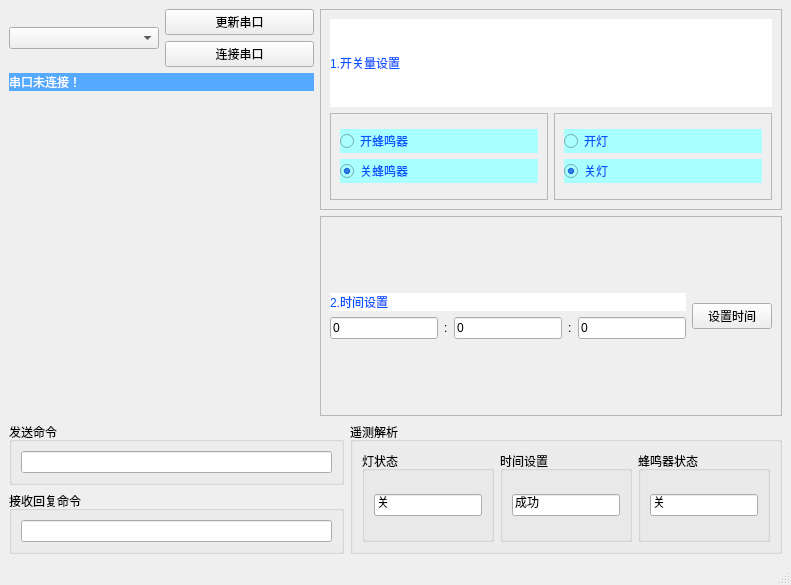
<?xml version="1.0" encoding="UTF-8"?>
<ui version="4.0">
 <class>contorlor</class>
 <widget class="QMainWindow" name="contorlor">
  <property name="geometry">
   <rect>
    <x>0</x>
    <y>0</y>
    <width>791</width>
    <height>585</height>
   </rect>
  </property>
  <property name="windowTitle">
   <string>contorlor</string>
  </property>
  <widget class="QWidget" name="centralwidget">
   <layout class="QHBoxLayout" name="horizontalLayout_6">
    <item>
     <layout class="QGridLayout" name="gridLayout_5">
      <item row="0" column="0" colspan="2">
       <layout class="QVBoxLayout" name="verticalLayout_7">
        <item>
         <layout class="QHBoxLayout" name="horizontalLayout_3">
          <item>
           <widget class="QComboBox" name="comboBox_serialList"/>
          </item>
          <item>
           <layout class="QVBoxLayout" name="verticalLayout_6">
            <item>
             <widget class="QPushButton" name="pushButton_refershSerial">
              <property name="text">
               <string>更新串口</string>
              </property>
             </widget>
            </item>
            <item>
             <widget class="QPushButton" name="pushButton_connectSerial">
              <property name="text">
               <string>连接串口</string>
              </property>
             </widget>
            </item>
           </layout>
          </item>
         </layout>
        </item>
        <item>
         <widget class="QLabel" name="label_connectStatus">
          <property name="styleSheet">
           <string notr="true">font: 14pt &quot;黑体&quot;;
background-color: rgb(85, 170, 255);
color: rgb(255, 255, 255);</string>
          </property>
          <property name="text">
           <string>串口未连接！</string>
          </property>
         </widget>
        </item>
       </layout>
      </item>
      <item row="0" column="2" rowspan="2">
       <layout class="QVBoxLayout" name="verticalLayout_5">
        <item>
         <widget class="QFrame" name="frame_2">
          <property name="frameShape">
           <enum>QFrame::StyledPanel</enum>
          </property>
          <property name="frameShadow">
           <enum>QFrame::Raised</enum>
          </property>
          <layout class="QGridLayout" name="gridLayout_4">
           <item row="0" column="0">
            <layout class="QVBoxLayout" name="verticalLayout_4">
             <item>
              <widget class="QLabel" name="label_4">
               <property name="styleSheet">
                <string notr="true">font: 16pt &quot;幼圆&quot;;
background-color: rgb(255, 255, 255);
color: rgb(0, 85, 255);</string>
               </property>
               <property name="text">
                <string>1.开关量设置</string>
               </property>
              </widget>
             </item>
             <item>
              <layout class="QHBoxLayout" name="horizontalLayout">
               <item>
                <widget class="QFrame" name="frame_led_2">
                 <property name="frameShape">
                  <enum>QFrame::StyledPanel</enum>
                 </property>
                 <property name="frameShadow">
                  <enum>QFrame::Raised</enum>
                 </property>
                 <layout class="QGridLayout" name="gridLayout_2">
                  <item row="0" column="0">
                   <layout class="QVBoxLayout" name="verticalLayout_2">
                    <item>
                     <widget class="QRadioButton" name="radioButton_beepon">
                      <property name="styleSheet">
                       <string notr="true">font: 16pt &quot;幼圆&quot;;
background-color: rgb(170, 255, 255);
color: rgb(0, 85, 255);</string>
                      </property>
                      <property name="text">
                       <string>开蜂鸣器</string>
                      </property>
                     </widget>
                    </item>
                    <item>
                     <widget class="QRadioButton" name="radioButton_beepoff">
                      <property name="styleSheet">
                       <string notr="true">font: 16pt &quot;幼圆&quot;;
background-color: rgb(170, 255, 255);
color: rgb(0, 85, 255);</string>
                      </property>
                      <property name="text">
                       <string>关蜂鸣器</string>
                      </property>
                      <property name="checked">
                       <bool>true</bool>
                      </property>
                     </widget>
                    </item>
                   </layout>
                  </item>
                 </layout>
                </widget>
               </item>
               <item>
                <widget class="QFrame" name="frame_led">
                 <property name="frameShape">
                  <enum>QFrame::StyledPanel</enum>
                 </property>
                 <property name="frameShadow">
                  <enum>QFrame::Raised</enum>
                 </property>
                 <layout class="QGridLayout" name="gridLayout">
                  <item row="0" column="0">
                   <layout class="QVBoxLayout" name="verticalLayout">
                    <item>
                     <widget class="QRadioButton" name="radioButton_ledon">
                      <property name="styleSheet">
                       <string notr="true">font: 16pt &quot;幼圆&quot;;
background-color: rgb(170, 255, 255);
color: rgb(0, 85, 255);</string>
                      </property>
                      <property name="text">
                       <string>开灯</string>
                      </property>
                     </widget>
                    </item>
                    <item>
                     <widget class="QRadioButton" name="radioButton_ledoff">
                      <property name="styleSheet">
                       <string notr="true">font: 16pt &quot;幼圆&quot;;
background-color: rgb(170, 255, 255);
color: rgb(0, 85, 255);</string>
                      </property>
                      <property name="text">
                       <string>关灯</string>
                      </property>
                      <property name="checked">
                       <bool>true</bool>
                      </property>
                     </widget>
                    </item>
                   </layout>
                  </item>
                 </layout>
                </widget>
               </item>
              </layout>
             </item>
            </layout>
           </item>
          </layout>
         </widget>
        </item>
        <item>
         <widget class="QFrame" name="frame">
          <property name="frameShape">
           <enum>QFrame::StyledPanel</enum>
          </property>
          <property name="frameShadow">
           <enum>QFrame::Raised</enum>
          </property>
          <layout class="QGridLayout" name="gridLayout_3">
           <item row="0" column="0">
            <layout class="QVBoxLayout" name="verticalLayout_3">
             <item>
              <widget class="QLabel" name="label_3">
               <property name="styleSheet">
                <string notr="true">font: 16pt &quot;幼圆&quot;;
background-color: rgb(255, 255, 255);
color: rgb(0, 85, 255);</string>
               </property>
               <property name="text">
                <string>2.时间设置</string>
               </property>
              </widget>
             </item>
             <item>
              <layout class="QHBoxLayout" name="horizontalLayout_2">
               <item>
                <widget class="QLineEdit" name="lineEdit_hh">
                 <property name="text">
                  <string>0</string>
                 </property>
                </widget>
               </item>
               <item>
                <widget class="QLabel" name="label">
                 <property name="styleSheet">
                  <string notr="true">font: 12pt &quot;Consolas&quot;;
color: rgb(0, 0, 0);</string>
                 </property>
                 <property name="text">
                  <string>:</string>
                 </property>
                </widget>
               </item>
               <item>
                <widget class="QLineEdit" name="lineEdit_mm">
                 <property name="text">
                  <string>0</string>
                 </property>
                </widget>
               </item>
               <item>
                <widget class="QLabel" name="label_2">
                 <property name="styleSheet">
                  <string notr="true">font: 12pt &quot;Consolas&quot;;
color: rgb(0, 0, 0);</string>
                 </property>
                 <property name="text">
                  <string>:</string>
                 </property>
                </widget>
               </item>
               <item>
                <widget class="QLineEdit" name="lineEdit_ss">
                 <property name="text">
                  <string>0</string>
                 </property>
                </widget>
               </item>
              </layout>
             </item>
            </layout>
           </item>
           <item row="0" column="1">
            <widget class="QPushButton" name="pushButton_setTime">
             <property name="text">
              <string>设置时间</string>
             </property>
            </widget>
           </item>
          </layout>
         </widget>
        </item>
       </layout>
      </item>
      <item row="1" column="0">
       <spacer name="verticalSpacer">
        <property name="orientation">
         <enum>Qt::Vertical</enum>
        </property>
        <property name="sizeHint" stdset="0">
         <size>
          <width>20</width>
          <height>178</height>
         </size>
        </property>
       </spacer>
      </item>
      <item row="1" column="1">
       <spacer name="horizontalSpacer">
        <property name="orientation">
         <enum>Qt::Horizontal</enum>
        </property>
        <property name="sizeHint" stdset="0">
         <size>
          <width>158</width>
          <height>20</height>
         </size>
        </property>
       </spacer>
      </item>
      <item row="2" column="0" colspan="3">
       <layout class="QHBoxLayout" name="horizontalLayout_5">
        <item>
         <layout class="QVBoxLayout" name="verticalLayout_10">
          <item>
           <widget class="QGroupBox" name="groupBox_2">
            <property name="title">
             <string>发送命令</string>
            </property>
            <layout class="QVBoxLayout" name="verticalLayout_8">
             <item>
              <widget class="QLineEdit" name="lineEdit_sendCmd">
               <property name="readOnly">
                <bool>true</bool>
               </property>
              </widget>
             </item>
            </layout>
           </widget>
          </item>
          <item>
           <widget class="QGroupBox" name="groupBox">
            <property name="title">
             <string>接收回复命令</string>
            </property>
            <layout class="QVBoxLayout" name="verticalLayout_9">
             <item>
              <widget class="QLineEdit" name="lineEdit_receiveCmd">
               <property name="readOnly">
                <bool>true</bool>
               </property>
              </widget>
             </item>
            </layout>
           </widget>
          </item>
         </layout>
        </item>
        <item>
         <widget class="QGroupBox" name="groupBox_3">
          <property name="title">
           <string>遥测解析</string>
          </property>
          <layout class="QVBoxLayout" name="verticalLayout_14">
           <item>
            <layout class="QHBoxLayout" name="horizontalLayout_4">
             <item>
              <widget class="QGroupBox" name="groupBox_4">
               <property name="title">
                <string>灯状态</string>
               </property>
               <layout class="QVBoxLayout" name="verticalLayout_11">
                <item>
                 <widget class="QLineEdit" name="lineEdit_ledStatus">
                  <property name="text">
                   <string>关</string>
                  </property>
                  <property name="readOnly">
                   <bool>true</bool>
                  </property>
                 </widget>
                </item>
               </layout>
              </widget>
             </item>
             <item>
              <widget class="QGroupBox" name="groupBox_6">
               <property name="title">
                <string>时间设置</string>
               </property>
               <layout class="QVBoxLayout" name="verticalLayout_13">
                <item>
                 <widget class="QLineEdit" name="lineEdit_timeStatus">
                  <property name="text">
                   <string>成功</string>
                  </property>
                  <property name="readOnly">
                   <bool>true</bool>
                  </property>
                 </widget>
                </item>
               </layout>
              </widget>
             </item>
             <item>
              <widget class="QGroupBox" name="groupBox_5">
               <property name="title">
                <string>蜂鸣器状态</string>
               </property>
               <layout class="QVBoxLayout" name="verticalLayout_12">
                <item>
                 <widget class="QLineEdit" name="lineEdit_beepStatus">
                  <property name="text">
                   <string>关</string>
                  </property>
                  <property name="readOnly">
                   <bool>true</bool>
                  </property>
                 </widget>
                </item>
               </layout>
              </widget>
             </item>
            </layout>
           </item>
          </layout>
         </widget>
        </item>
       </layout>
      </item>
     </layout>
    </item>
   </layout>
  </widget>
  <widget class="QMenuBar" name="menubar">
   <property name="geometry">
    <rect>
     <x>0</x>
     <y>0</y>
     <width>791</width>
     <height>23</height>
    </rect>
   </property>
  </widget>
  <widget class="QStatusBar" name="statusbar"/>
 </widget>
 <resources/>
 <connections/>
</ui>
